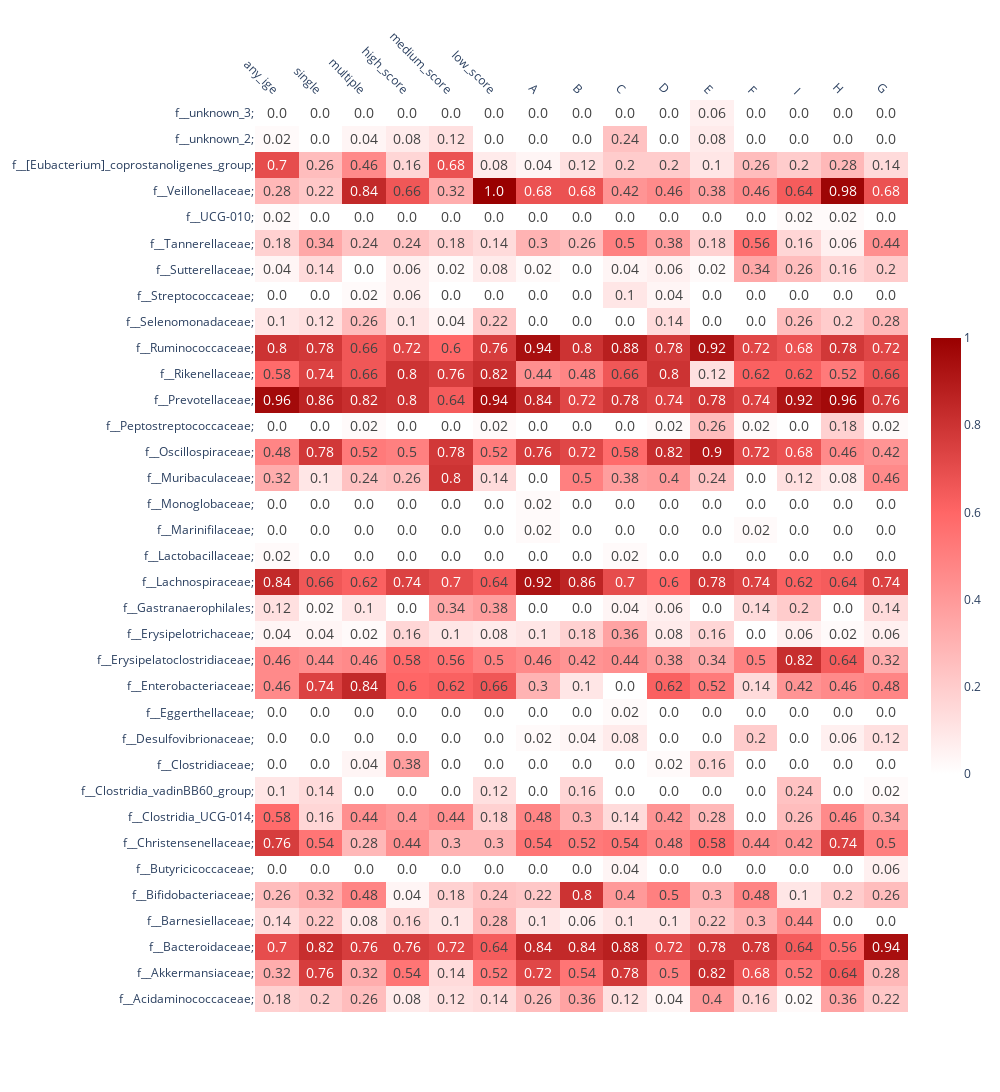

The notebook cell this image was saved under:
### Code cell
lvl = "family"

# Sort the taxa_dict by index (i.e., family names)
sorted_family_names = taxa_dict['family'].sort_index()

vis_df = pd.DataFrame()

for cluster in allergy_status.keys():
    sol = result_dict[cluster][lvl]['sol']
    
    all_families = sol.StabSel.label
    distribution_families = sol.StabSel.distribution

    # Create a DataFrame for this cluster
    cluster_df = pd.DataFrame({cluster: distribution_families}, index=all_families)
    
    # Combine with overall DataFrame
    vis_df = pd.concat([vis_df, cluster_df], axis=1)

vis_df = vis_df.fillna(0) 
vis_df = vis_df.iloc[1:, ] ### exclude intercept
vis_df = vis_df.loc[(vis_df != 0).any(axis=1)] ### drop families that never been selected


# Create text labels and conditional text color matrix
text_vals = vis_df.round(2).astype(str).values
text_colors = np.where(vis_df.values > 0.5, 'white', '#2A3F5F')

# Create the heatmap using go.Heatmap
fig = go.Figure(data=go.Heatmap(
    z=vis_df.values,
    x=vis_df.columns,
    y=vis_df.index,
    text=text_vals,
    texttemplate="%{text}",
    textfont={"size": 14},
    colorscale=[
        [0.0, "#ffffff"],
        [0.2, "#ffcccc"],
        [0.6, "#ff6666"],
        [1.0, "#990000"]
    ],
    colorbar=dict(len=0.5),
    showscale=True,
    hoverinfo='text',
))

fig.update_layout(
    width=1000,
    height=4000,
    plot_bgcolor='white'
)
fig.update_xaxes(side='top', tickangle=45)

fig.show()

### Figure 1 — Plotly figure (JSON) as saved in the notebook; plotly's stock layout.template omitted (floating-point values rounded to 4 significant figures; data arrays with more than 128 entries replaced by an {"elided": "..."} marker saying what was removed)
{"data": [{"colorbar": {"len": 0.5}, "colorscale": [[0, "#ffffff"], [0.2, "#ffcccc"], [0.6, "#ff6666"], [1, "#990000"]], "hoverinfo": "text", "showscale": true, "text": {"elided": "35x15 str values"}, "textfont": {"size": 14}, "texttemplate": "%{text}", "type": "heatmap", "x": ["any_ige", "single", "multiple", "high_score", "medium_score", "low_score", "A", "B", "C", "D", "E", "F", "I", "H", "G"], "y": ["f__Acidaminococcaceae;", "f__Akkermansiaceae;", "f__Bacteroidaceae;", "f__Barnesiellaceae;", "f__Bifidobacteriaceae;", "f__Butyricicoccaceae;", "f__Christensenellaceae;", "f__Clostridia_UCG-014;", "f__Clostridia_vadinBB60_group;", "f__Clostridiaceae;", "f__Desulfovibrionaceae;", "f__Eggerthellaceae;", "f__Enterobacteriaceae;", "f__Erysipelatoclostridiaceae;", "f__Erysipelotrichaceae;", "f__Gastranaerophilales;", "f__Lachnospiraceae;", "f__Lactobacillaceae;", "f__Marinifilaceae;", "f__Monoglobaceae;", "f__Muribaculaceae;", "f__Oscillospiraceae;", "f__Peptostreptococcaceae;", "f__Prevotellaceae;", "f__Rikenellaceae;", "f__Ruminococcaceae;", "f__Selenomonadaceae;", "f__Streptococcaceae;", "f__Sutterellaceae;", "f__Tannerellaceae;", "f__UCG-010;", "f__Veillonellaceae;", "f__[Eubacterium]_coprostanoligenes_group;", "f__unknown_2;", "f__unknown_3;"], "z": {"elided": "35x15 float values"}}], "layout": {"height": 4000, "plot_bgcolor": "white", "width": 1000, "xaxis": {"autorange": true, "range": [-0.5, 14.5], "side": "top", "tickangle": 45, "type": "category"}, "yaxis": {"autorange": true, "range": [-0.5, 34.5], "type": "category"}}}
